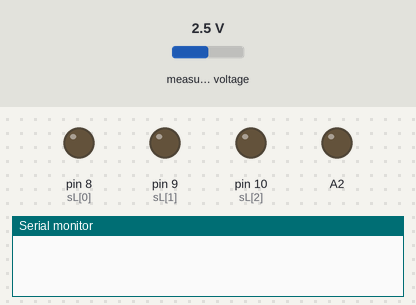
Simulated run of this sketch. Board: Arduino Uno, built with avr-gcc and run on an emulated ATmega328P. Shown: output pins drawn as LEDs (lit = HIGH), the last lines printed to the serial monitor. The test bench sets the inputs (shaded band); at power-on: measured voltage 2.5 V.

Above: at 0.02 s.
At 0.28 s:
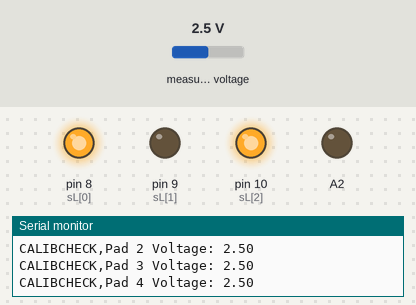
At 0.6 s:
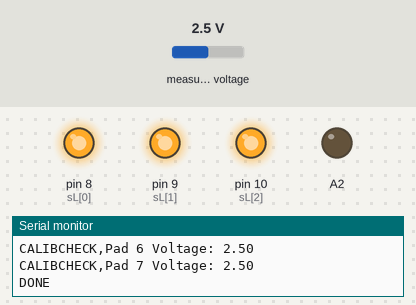
At 1.25 s:
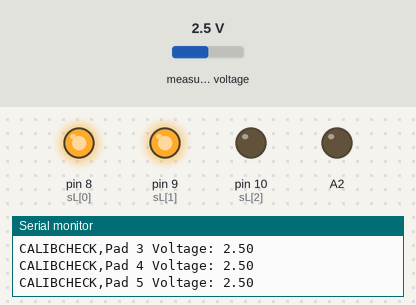
At 1.91 s:
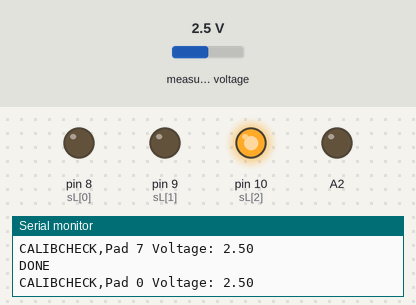
At 2.93 s:
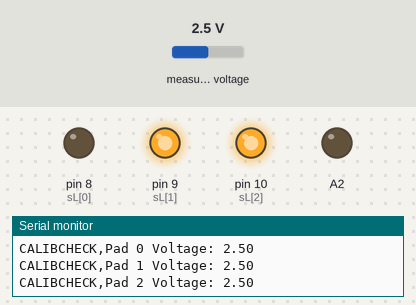
Timing chart, 0 to 3.2 s (numbered marks = the images above):
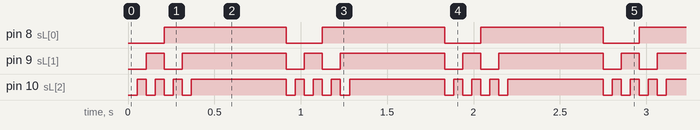

The sketch:

resistance_board_test.ino
```cpp
#include <Wire.h>
#include <Adafruit_ADS1X15.h>
Adafruit_ADS1015 ads1015;

int sL[3] = { 8, 9, 10 };
int MUXtable[8][3] = { { 0, 0, 0 }, { 0, 0, 1 }, { 0, 1, 0 }, { 0, 1, 1 }, { 1, 0, 0 }, { 1, 0, 1 }, { 1, 1, 0 },  { 1, 1, 1 } };

void setup() {
  Serial.begin(9600);
  Wire.begin();

  pinMode(A2, OUTPUT);
  digitalWrite(A2, LOW);

  // Initialize ADC
  // ADC range is +/- 6.144 V (1 bit = 3 mV)
  ads1015.begin(0x48);

  // Initialize MUX
  for (int i = 0; i < 3; i++) {
    pinMode(sL[i], OUTPUT);
  }
}

void loop() {
  calibCheck();
  delay(500);
}

void selectPad(int p) {
  // Pad 0 is calibration resistor, Pad 1-7 are on flex pcb
  digitalWrite(sL[0], MUXtable[p][0]);
  digitalWrite(sL[1], MUXtable[p][1]);
  digitalWrite(sL[2], MUXtable[p][2]);
}

void calibCheck() {
  for(int k = 0; k < 8; k++) {
    selectPad(k);
    delay(50);
    int val = ads1015.readADC_SingleEnded(3);
    float voltage = 3.0 * val / 1000;
    Serial.print("CALIBCHECK,Pad ");
    Serial.print(k);
    Serial.print(" Voltage: ");
    Serial.println(voltage);
  }
  Serial.println("DONE");
}

void readResistance(void) {
  int val = ads1015.readADC_SingleEnded(3);
  float voltage = val * 3.0 / 1000.0;
  Serial.print("Voltage: ");
  Serial.println(voltage);
}
```

Measured:
- by itself, pin 8 (sL[0]): alternates HIGH for 0.71 s and LOW for 0.21 s
- by itself, pin 9 (sL[1]): repeats every 0.92 s: LOW 0.10 s, HIGH 0.60 s, LOW 0.10 s, HIGH 0.10 s
- by itself, pin 10 (sL[2]): repeats every 0.92 s: 2 × (LOW 0.05 s, HIGH 0.05 s), LOW 0.05 s, HIGH 0.55 s, LOW 0.05 s, HIGH 0.05 s
